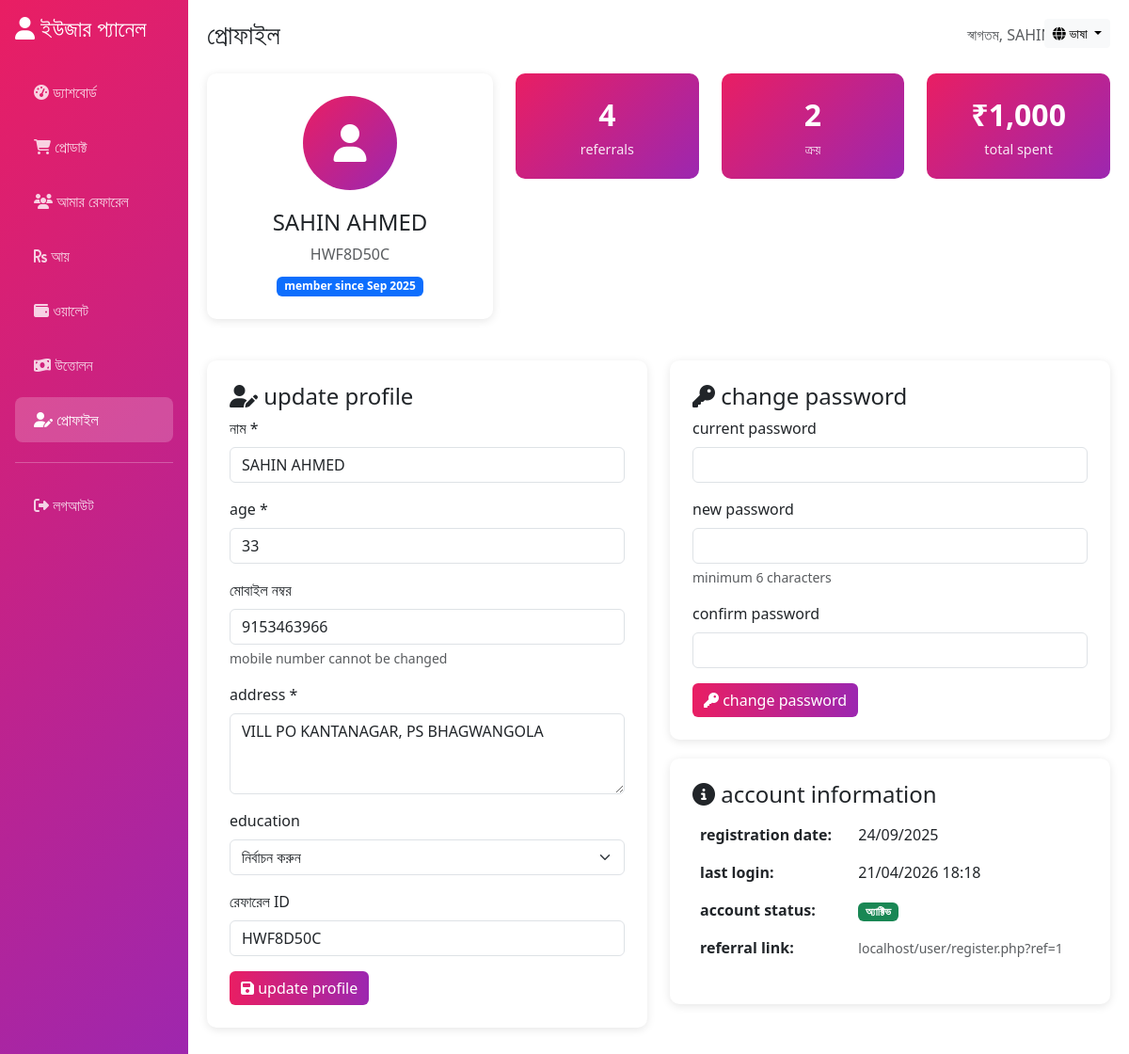
Screenshot of /user/profile.php (signed in) with the database file from the repository.
### tables this page shows
CREATE TABLE `users` (
  `id` int(11) NOT NULL,
  `name` varchar(100) NOT NULL,
  `age` int(11) NOT NULL,
  `mobile` varchar(15) NOT NULL,
  `password` varchar(255) NOT NULL,
  `address` text NOT NULL,
  `education` varchar(100) DEFAULT NULL,
  `referral_id` varchar(20) DEFAULT NULL,
  `payment_status` enum('pending','verified','rejected') DEFAULT 'pending',
  `created_at` timestamp NOT NULL DEFAULT current_timestamp(),
  `updated_at` timestamp NOT NULL DEFAULT current_timestamp() ON UPDATE current_timestamp(),
  `coins` decimal(10,2) DEFAULT 0.00
);

### includes/language.php (called while the page is built, shortened)
<?php
function getCurrentLanguage() {
    return $_SESSION['language'] ?? DEFAULT_LANGUAGE;
}
function loadLanguage($lang = null) {
    if ($lang === null) {
        $lang = getCurrentLanguage();
    }
    $langFile = LANG_PATH . $lang . '.php';
    if (file_exists($langFile)) {
        return include $langFile;
    }
    return [];
}
function __($key, $lang = null) {
    static $translations = null;
    if ($translations === null) {
        $translations = loadLanguage($lang);
    }
    return $translations[$key] ?? $key;
}
function getLanguageSwitcher() {
    $currentLang = getCurrentLanguage();
    $currentUrl = $_SERVER['REQUEST_URI'];
    $urlParts = parse_url($currentUrl);
    $links = [];
    foreach (AVAILABLE_LANGUAGES as $code => $name) {
        $query = isset($urlParts['query']) ? $urlParts['query'] : '';
        parse_str($query, $params);
        $params['lang'] = $code;
        $newQuery = http_build_query($params);
        $links[$code] = [
            'name' => $name,
            'url' => $urlParts['path'] . ($newQuery ? '?' . $newQuery : ''),
            'active' => ($code === $currentLang)
        ];
    }
    return $links;
}
?>

### user/profile.php (the view, shortened to what this page needs)
<?php
include '../includes/language.php';
$currentLang = getCurrentLanguage();
$user_id = $_SESSION['user_id'];
$conn = getDBConnection();
$stmt = $conn->prepare("SELECT * FROM users WHERE id = ?");
$stmt->bind_param("i", $user_id);
$stmt->execute();
$user = $stmt->get_result()->fetch_assoc();
$stmt = $conn->prepare("SELECT COUNT(*) as referral_count FROM referrals WHERE referrer_id = ?");
$stmt->bind_param("i", $user_id);
$stmt->execute();
$referral_count = $stmt->get_result()->fetch_assoc()['referral_count'];
$stmt = $conn->prepare("SELECT COUNT(*) as purchase_count FROM purchases WHERE user_id = ?");
$stmt->bind_param("i", $user_id);
$stmt->execute();
$purchase_count = $stmt->get_result()->fetch_assoc()['purchase_count'];
$stmt = $conn->prepare("SELECT SUM(amount) as total_spent FROM purchases WHERE user_id = ?");
$stmt->bind_param("i", $user_id);
$stmt->execute();
$result = $stmt->get_result()->fetch_assoc();
$total_spent = $result['total_spent'] ?: 0;
?>
<!DOCTYPE html>
<html lang="<?php echo $currentLang; ?>">
<head>
    <link href="https://cdn.jsdelivr.net/npm/bootstrap@5.3.0/dist/css/bootstrap.min.css" rel="stylesheet">
    <link rel="stylesheet" href="https://cdnjs.cloudflare.com/ajax/libs/font-awesome/6.4.0/css/all.min.css">
</head>
<body>
    <div class="language-switcher">
        <div class="dropdown">
            <button class="btn btn-light btn-sm dropdown-toggle" type="button" id="languageDropdown" data-bs-toggle="dropdown">
                <i class="fas fa-globe"></i> <?php echo __('language'); ?>
            </button>
        </div>
    </div>
    <div class="container-fluid">
        <div class="row">
            <div class="col-md-3 col-lg-2 px-0 sidebar" id="sidebar">
                <div class="p-3">
                    <h4 class="mb-4">
                        <i class="fas fa-user"></i> <?php echo __('user_panel'); ?>
                    </h4>
                    <nav class="nav flex-column">
                        <a class="nav-link" href="dashboard.php">
                            <i class="fas fa-tachometer-alt"></i> <?php echo __('dashboard'); ?>
                        </a>
                        <a class="nav-link" href="products.php">
                            <i class="fas fa-shopping-cart"></i> <?php echo __('products'); ?>
                        </a>
                        <a class="nav-link" href="referrals.php">
                            <i class="fas fa-users"></i> <?php echo __('my referrals'); ?>
                        </a>
                        <a class="nav-link" href="earnings.php">
                            <i class="fas fa-rupee-sign"></i> <?php echo __('earnings'); ?>
                        </a>
                        <a class="nav-link" href="wallet.php">
                            <i class="fas fa-wallet"></i> <?php echo __('wallet'); ?>
                        </a>
                        <a class="nav-link" href="withdrawals.php">
                            <i class="fas fa-money-bill-wave"></i> <?php echo __('withdrawals'); ?>
                        </a>
                        <a class="nav-link active" href="profile.php">
                            <i class="fas fa-user-edit"></i> <?php echo __('profile'); ?>
                        </a>
                        <hr class="my-3">
                        <a class="nav-link" href="logout.php">
                            <i class="fas fa-sign-out-alt"></i> <?php echo __('logout'); ?>
                        </a>
                    </nav>
                </div>
            </div>
            <div class="col-md-9 col-lg-10 main-content">
                <div class="d-flex justify-content-between align-items-center mb-4">
                    <h1 class="h3 mb-0"><?php echo __('profile'); ?></h1>
                    <span class="text-muted"><?php echo __('welcome'); ?>, <?php echo htmlspecialchars($_SESSION['user_name']); ?></span>
                </div>
                <div class="row mb-4">
                    <div class="col-md-4">
                        <div class="dashboard-card p-4 text-center">
                            <div class="profile-avatar">
                                <i class="fas fa-user"></i>
                            </div>
                            <h4><?php echo htmlspecialchars($user['name']); ?></h4>
                            <p class="text-muted mb-2"><?php echo htmlspecialchars($user['referral_id']); ?></p>
                            <div class="badge bg-primary"><?php echo __('member since'); ?> <?php echo date('M Y', strtotime($user['created_at'])); ?></div>
                        </div>
                    </div>
                    <div class="col-md-8">
                        <div class="row">
                            <div class="col-md-4 mb-3">
                                <div class="stat-box">
                                    <span class="stat-number"><?php echo $referral_count; ?></span>
                                    <span class="stat-label"><?php echo __('referrals'); ?></span>
                                </div>
                            </div>
                            <div class="col-md-4 mb-3">
                                <div class="stat-box">
                                    <span class="stat-number"><?php echo $purchase_count; ?></span>
                                    <span class="stat-label"><?php echo __('purchases'); ?></span>
                                </div>
                            </div>
                            <div class="col-md-4 mb-3">
                                <div class="stat-box">
                                    <span class="stat-number">₹<?php echo number_format($total_spent, 0); ?></span>
                                    <span class="stat-label"><?php echo __('total spent'); ?></span>
                                </div>
                            </div>
                        </div>
                    </div>
                </div>
                <div class="row">
                    <div class="col-md-6 mb-4">
                        <div class="dashboard-card p-4">
                            <h4><i class="fas fa-user-edit"></i> <?php echo __('update profile'); ?></h4>
                            <form method="POST">
                                <div class="mb-3">
                                    <label for="name" class="form-label"><?php echo __('form_name'); ?> *</label>
                                    <input type="text" class="form-control" id="name" name="name"
                                           value="<?php echo htmlspecialchars($user['name']); ?>" required>
                                </div>
                                <div class="mb-3">
                                    <label for="age" class="form-label"><?php echo __('age'); ?> *</label>
                                    <input type="number" class="form-control" id="age" name="age"
                                           value="<?php echo $user['age']; ?>" min="18" max="100" required>
                                </div>
                                <div class="mb-3">
                                    <label for="mobile" class="form-label"><?php echo __('form_mobile'); ?></label>
                                    <input type="text" class="form-control" id="mobile"
                                           value="<?php echo htmlspecialchars($user['mobile']); ?>" readonly>
                                    <div class="form-text"><?php echo __('mobile number cannot be changed'); ?></div>
                                </div>
                                <div class="mb-3">
                                    <label for="address" class="form-label"><?php echo __('address'); ?> *</label>
                                    <textarea class="form-control" id="address" name="address" rows="3" required><?php echo htmlspecialchars($user['address']); ?></textarea>
                                </div>
                                <div class="mb-3">
                                    <label for="education" class="form-label"><?php echo __('education'); ?></label>
                                    <select class="form-select" id="education" name="education">
                                        <option value=""><?php echo __('select'); ?></option>
                                    </select>
                                </div>
                                <div class="mb-3">
                                    <label class="form-label"><?php echo __('referral id'); ?></label>
                                    <input type="text" class="form-control"
                                           value="<?php echo htmlspecialchars($user['referral_id']); ?>" readonly>
                                </div>
                                <button type="submit" name="update_profile" class="btn btn-primary">
                                    <i class="fas fa-save"></i> <?php echo __('update profile'); ?>
                                </button>
                            </form>
                        </div>
                    </div>
                    <div class="col-md-6 mb-4">
                        <div class="dashboard-card p-4">
                            <h4><i class="fas fa-key"></i> <?php echo __('change password'); ?></h4>
                            <form method="POST">
                                <div class="mb-3">
                                    <label for="current_password" class="form-label"><?php echo __('current password'); ?></label>
                                    <input type="password" class="form-control" id="current_password" name="current_password" required>
                                </div>
                                <div class="mb-3">
                                    <label for="new_password" class="form-label"><?php echo __('new password'); ?></label>
                                    <input type="password" class="form-control" id="new_password" name="new_password" minlength="6" required>
                                    <div class="form-text"><?php echo __('minimum 6 characters'); ?></div>
                                </div>
                                <div class="mb-3">
                                    <label for="confirm_password" class="form-label"><?php echo __('confirm password'); ?></label>
                                    <input type="password" class="form-control" id="confirm_password" name="confirm_password" required>
                                </div>
                                <button type="submit" name="change_password" class="btn btn-primary">
                                    <i class="fas fa-key"></i> <?php echo __('change password'); ?>
                                </button>
                            </form>
                        </div>
                        <div class="dashboard-card p-4">
                            <h4><i class="fas fa-info-circle"></i> <?php echo __('account information'); ?></h4>
                            <table class="table table-borderless">
                                <tr>
                                    <td><strong><?php echo __('registration date'); ?>:</strong></td>
                                    <td><?php echo date('d/m/Y', strtotime($user['created_at'])); ?></td>
                                </tr>
                                <tr>
                                    <td><strong><?php echo __('last login'); ?>:</strong></td>
                                    <td><?php echo date('d/m/Y H:i'); ?></td>
                                </tr>
                                <tr>
                                    <td><strong><?php echo __('account status'); ?>:</strong></td>
                                    <td><span class="badge bg-success"><?php echo __('active'); ?></span></td>
                                </tr>
                                <tr>
                                    <td><strong><?php echo __('referral link'); ?>:</strong></td>
                                    <td>
                                        <small class="text-muted">
                                            <?php echo $_SERVER['HTTP_HOST']; ?>/user/register.php?ref=<?php echo $user_id; ?>
                                        </small>
                                    </td>
                                </tr>
                            </table>
                        </div>
                    </div>
                </div>
            </div>
        </div>
    </div>
</body>
</html>

### user/profile.php (style rules this page uses)
:root { --primary-color: #e91e63; --secondary-color: #9c27b0; }
.dashboard-card { background: white; border-radius: 10px; box-shadow: 0 2px 10px rgba(0,0,0,0.1); margin-bottom: 20px; transition: transform 0.3s; }
.profile-avatar { width: 100px; height: 100px; border-radius: 50%; background: linear-gradient(135deg, var(--primary-color), var(--secondary-color)); display: flex; align-items: center; justify-content: center; color: white; font-size: 2.5rem; margin: 0 auto 20px; }
.btn-primary { background: linear-gradient(to right, var(--primary-color), var(--secondary-color)); border: none; }
.sidebar { background: linear-gradient(135deg, var(--primary-color), var(--secondary-color)); min-height: 100vh; color: white; }
.sidebar .nav-link { color: rgba(255,255,255,0.8); padding: 12px 20px; margin: 5px 0; border-radius: 8px; transition: all 0.3s; }
.sidebar .nav-link.active { background: rgba(255,255,255,0.2); color: white; }
.main-content { padding: 20px; }
.language-switcher { position: absolute; top: 20px; right: 20px; z-index: 1002; }
.stat-box { background: linear-gradient(135deg, var(--primary-color), var(--secondary-color)); color: white; padding: 20px; border-radius: 10px; text-align: center; }
.stat-number { font-size: 2rem; font-weight: bold; display: block; }
.stat-label { font-size: 0.9rem; opacity: 0.9; }

### rows the page displays
users: name "SAHIN AHMED", referral "HWF8D50C", created_at "Sep 2025", age "33", mobile "9153463966", address "VILL PO KANTANAGAR, PS BHAGWANGOLA", created_at "24/09/2025"

### other values shown
__('language') "ভাষা"
__('user_panel') "ইউজার প্যানেল"
__('dashboard') "ড্যাশবোর্ড"
__('products') "প্রোডাক্ট"
__('my referrals') "আমার রেফারেল"
__('earnings') "আয়"
__('wallet') "ওয়ালেট"
__('withdrawals') "উত্তোলন"
__('profile') "প্রোফাইল"
__('logout') "লগআউট"
__('welcome') "স্বাগতম"
$_SESSION['user_name'] "SAHIN…"
__('member since') "member since"
$referral_count "4"
__('referrals') "referrals"
